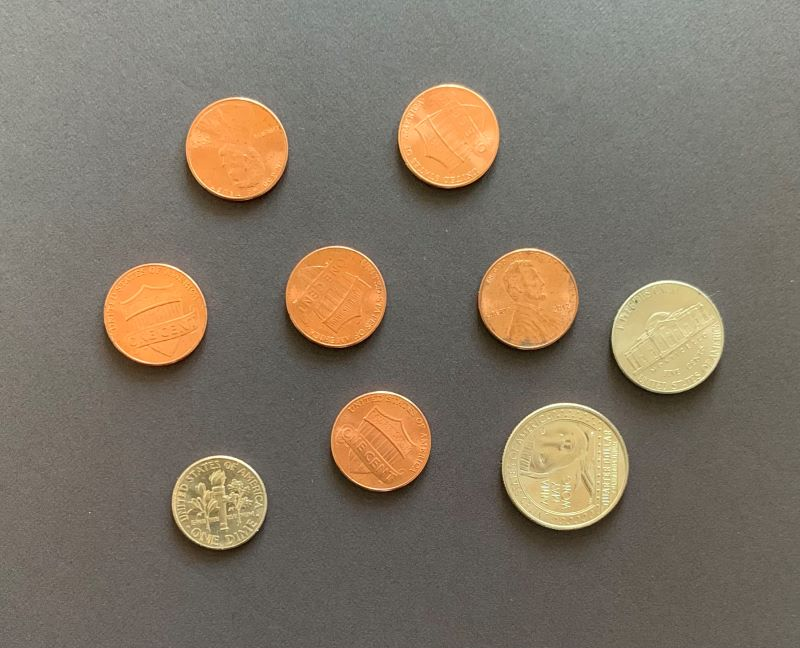
//> input picture coins.jpg, 800 x 648 px
$ ./program2 coins.jpg   (built with g++ and OpenCV 4)
//> lines starting //> are read from the running program, lines starting //| are printed output that depends on the picture; after the words box and inside, x2 and y2 are one past the last pixel; in counts of white or black regions, pixels touching at a corner belong together
#include <iostream>
#include <string>
#include <vector>
#include "opencv2/opencv.hpp"

#define QUARTER_VAL 0.25
#define DIME_VAL 0.10
#define NICKEL_VAL 0.05
#define PENNY_VAL 0.01

void print_totals(int quarters, int dimes, int nickels, int pennies) {
    double total =
        (QUARTER_VAL * quarters) +
        (DIME_VAL * dimes) +
        (NICKEL_VAL * nickels) +
        (PENNY_VAL * pennies);

    std::cout << "Penny - " << pennies << std::endl;
    std::cout << "Nickel - " << nickels << std::endl;
    std::cout << "Dime - " << dimes << std::endl;
    std::cout << "Quarter - " << quarters << std::endl;
    std::cout << "Total - $" << total << std::endl;
}

int main(int argc, char** argv) {

    if (argc != 2) {
        std::cout << "USAGE: " << argv[0] << " " << "<image_path>" << std::endl;
        return 0;
    }
    else {

        // Original image read in
        cv::Mat image = cv::imread(argv[1], cv::IMREAD_COLOR);
//> image is the input picture: 648 rows x 800 cols, CV_8UC3; mean B, G, R 101.5, 117.5, 128.9

        // Image for displaying final results
        cv::Mat image_result = image.clone();

        if (!image.data) {
            std::cout << "Error while opening file " << argv[1] << std::endl;
            return 0;
        }


        // Display original image
        cv::imshow("image", image);


        // Blur image to reduce noise
        // Bigger kernel size == more blurr
        cv::Mat imageBlurred;
        cv::GaussianBlur(image, imageBlurred, cv::Size(5, 5), 0);
        //cv::imshow("blurred image", imageBlurred);


        // Convert to grayscale
        cv::Mat imageGray;
        cv:cvtColor(imageBlurred, imageGray, cv::COLOR_BGR2GRAY);
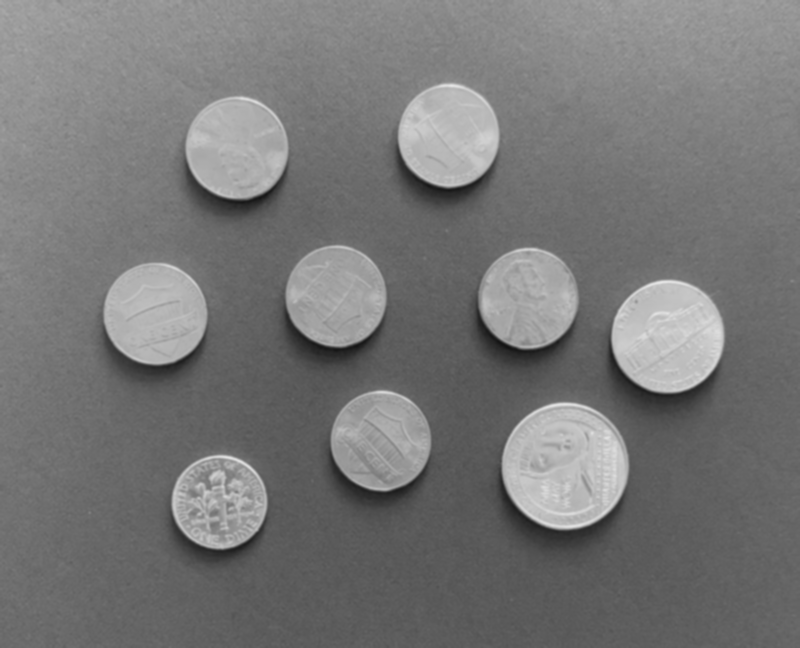
//> imageGray: 648 rows x 800 cols, CV_8UC1; min 20, max 230, mean 119.1
        //cv::imshow("grayscale image", imageGray);


        // Find edges
        cv::Mat imageEdges;
        const double cannyThreshold1 = 100;
        const double cannyThreshold2 = 200;
        const int cannyAperture = 3;
        cv::Canny(imageBlurred, imageEdges, cannyThreshold1, cannyThreshold2, cannyAperture);
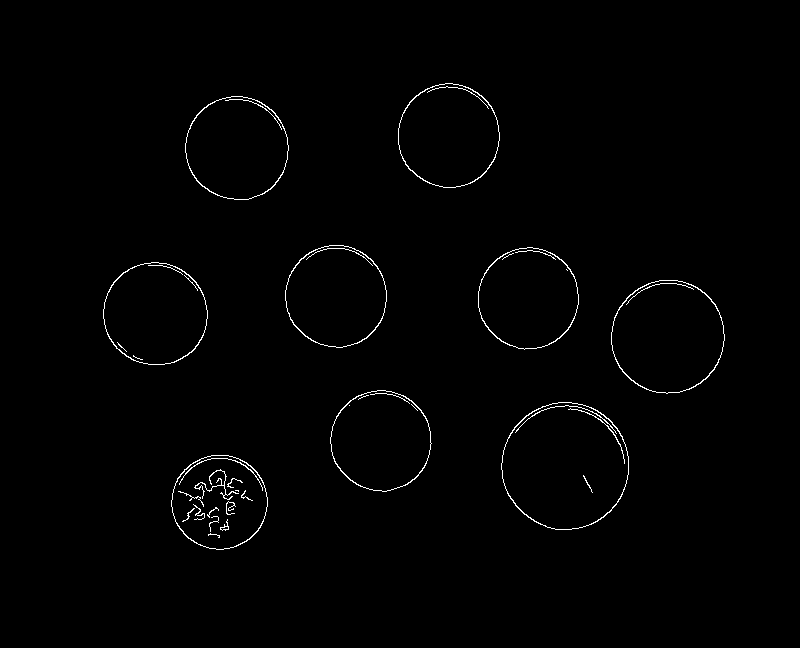
//> imageEdges: 648 rows x 800 cols, CV_8UC1; 0.93% white in thin lines or dots, all inside (x1, y1, x2, y2) = (103, 83, 725, 550)
        //cv::imshow("edges", imageEdges);


        // Erode and Dilate to remove edge noise
        int morphologySize = 1;
        cv::Mat edgesDilated;
        cv::dilate(imageEdges, edgesDilated, cv::Mat(), cv::Point(-1,-1), morphologySize);
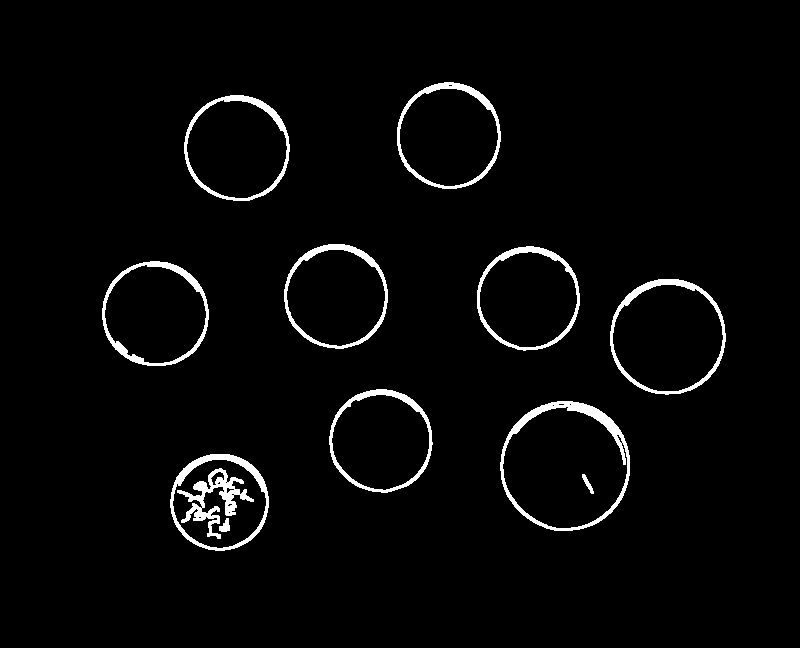
//> edgesDilated: 648 rows x 800 cols, CV_8UC1; 2.9% white; 12 white regions, largest, box (x1, y1, x2, y2) and area: (500, 401, 630, 531) 2128, (177, 468, 254, 539) 1553, (610, 279, 726, 395) 1550
        cv::Mat edgesEroded;
        cv::erode(edgesDilated, edgesEroded, cv::Mat(), cv::Point(-1,-1), morphologySize);
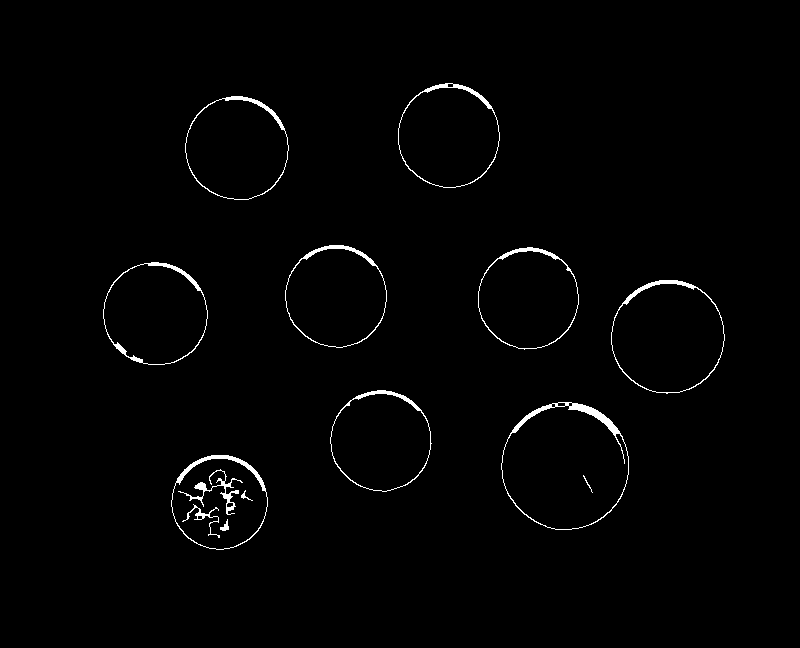
//> edgesEroded: 648 rows x 800 cols, CV_8UC1; 1.3% white; 14 white regions
        //cv::imshow("eroded and dilated", edgesEroded);


        // Find contours
        // For our test image we will have 9 contours representing the 9 coins
        std::vector<std::vector<cv::Point>> contours;
        cv::findContours(edgesEroded, contours, cv::RETR_EXTERNAL, cv::CHAIN_APPROX_SIMPLE);
//> contours = 9 contours; largest, box (x1, y1, x2, y2) and area: (501, 402, 629, 530) 12664, (611, 280, 725, 394) 10028, (103, 262, 208, 365) 8352, (185, 96, 289, 200) 8335, (398, 83, 500, 188) 8254


        // Draw contours onto a blank black image
        cv::Mat imageContours = cv::Mat::zeros(imageEdges.size(), CV_8UC3);
        cv::RNG rand(12345);
        for(int i = 0; i < contours.size(); i++) {
            cv::Scalar color = cv::Scalar(rand.uniform(0, 256), rand.uniform(0, 256), rand.uniform(0, 256));
            cv::drawContours(imageContours, contours, i, color);
        }
//> this loop made 9 passes
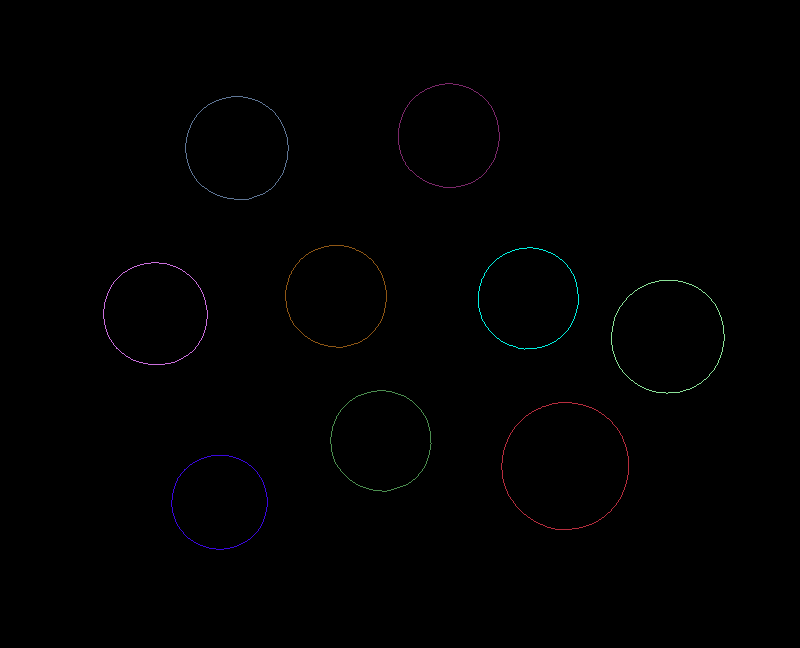
//> imageContours: 648 rows x 800 cols, CV_8UC3; mean B, G, R 0.7, 0.6, 0.6
        //cv::imshow("image contours", imageContours);


        // Define colors and totals for coins
        cv::Scalar red(0,0,255);        // Penny
        int pennies = 0;

        cv::Scalar yellow(0,255,255);   // Nickel
        int nickels = 0;

        cv::Scalar blue(255,0,0);       // Dime
        int dimes = 0;

        cv::Scalar green(0,255,0);      // Quarter
        int quarters = 0;


        // Fit ellipses to contours containing sufficient inliners
        // Defining a vector of RotatedRect objects named minEllipses
        std::vector<cv::RotatedRect> minEllipses(contours.size());
        for(int i = 0; i < contours.size(); i++) {

            // compute an ellipse only if the contour has more than 5 points (the minimum for ellipse fitting)
            if(contours.at(i).size() > 5) {
                minEllipses[i] = cv::fitEllipse(contours[i]);
            }
        }


        // Make a copy of blurred image for HSV image
        cv::Mat imageHSV;
        cv::cvtColor(imageBlurred, imageHSV, cv::COLOR_BGR2HSV);
//> imageHSV: 648 rows x 800 cols, CV_8UC3; mean H, S, V 23.6, 44.3, 129.4
        //cv::imshow("imageHSV", imageHSV);


        const int minEllipseInliers = 50;
        for(int i = 0; i < contours.size(); i++) {

            // draw any ellipse with sufficient inliers
            if(contours.at(i).size() > minEllipseInliers) {

                // Calculate area of ellipses
                double ellipseArea = CV_PI * (minEllipses[i].size.height / 2.0) * (minEllipses[i].size.width / 2.0);


                // Quarter
                if(ellipseArea > 8250.00) {
                    cv::ellipse(image_result, minEllipses[i], green, 1);
                    quarters++;
                }
                // Nickel
                else if (ellipseArea > 6250.00) {
                    cv::ellipse(image_result, minEllipses[i], yellow, 1);
                    nickels++;
                }
                // Penny or Dime
                else {
                    cv::Mat mask = cv::Mat::zeros(imageHSV.size(), CV_8UC1);
                    cv::ellipse(mask, minEllipses[i], cv::Scalar(255,255,255), -1);
                    cv::Scalar avgHSV = cv::mean(imageHSV, mask);

                    double avgHue = avgHSV[0];

                    // Dime
                    if (avgHue > 18.00) {
                        cv::ellipse(image_result, minEllipses[i], blue, 1);
                        dimes++;
                    }
                    // Penny!
                    else {
                        cv::ellipse(image_result, minEllipses[i], red, 1);
                        pennies++;
                    }

                    // Debugging line
                    //std::cout << "i = " << i << ", " << "avgHSV: " << avgHSV << "area: " << ellipseArea << std::endl;
                }
            }
        }
//> this loop made 9 passes
//> ellipseArea on passes 1 to 9: 7065.8, 12672.6, 7910.6, 10043.5, 8365.7, 7959.7, 8083.4, 8337, 8256.9
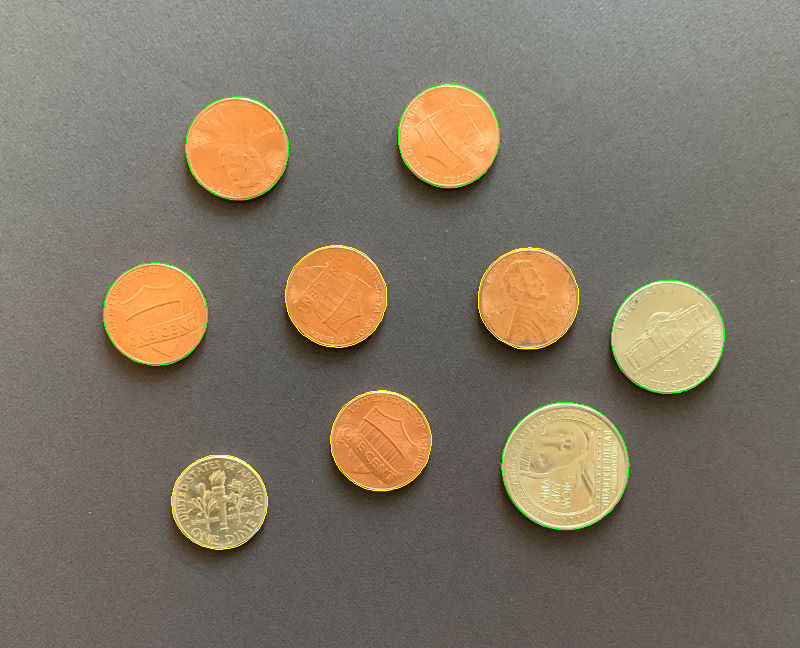
//> image_result: 648 rows x 800 cols, CV_8UC3; 0.52% of pixels changed, all inside (x1, y1, x2, y2) = (103, 83, 725, 550)
//> after the loop, quarters = 5; nickels = 4; dimes = 0; pennies = 0

        print_totals(quarters, dimes, nickels, pennies);
//> in print_totals, `double total = (QUARTER_VAL * quarters) + (DIME_VAL * dimes) + (NICKEL..`: total = 1.45
//| Penny - 0
//| Nickel - 4
//| Dime - 0
//| Quarter - 5
//| Total - $1.45
        cv::imshow("image result", image_result);
        cv::waitKey(0);
    }

}
